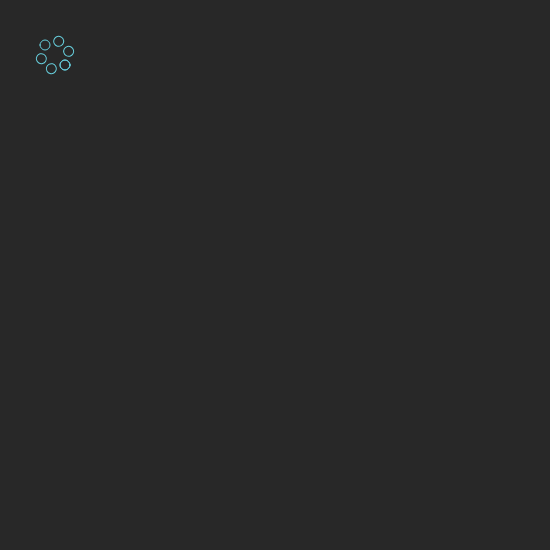
Frame 1 (no input)
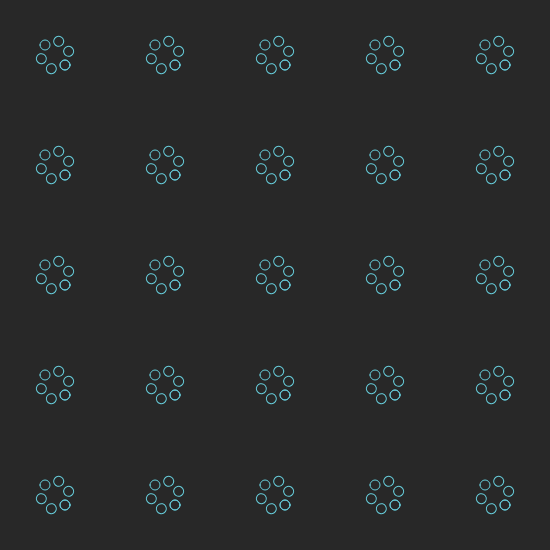
Frame 60 (no input)
Frame 120 (the mouse pressed at the canvas centre since frame 60): identical to frame 60, image omitted

The p5.js sketch that drew these frames (run headless with seeded random() and noise() and a simulated clock; from frame 60 on, the mouse is pressed at the canvas centre):

// p5.js sketch
// ── sketch.js
//2=3

let timer = 0;
let y;
function setup() {
  createCanvas(550, 550);
  background(40);
}

function draw() {
  //background(220);
  timer++;
  //push(); //1  omg我又懂了，就是他也是在上一次的基础上translate
  //for (i = 0; i < 25; i = i + 1) {
    push() //3
    if (timer < 26) {
      y = timer - 1;
      //push(); //2
      translate(55 + 110 * (y - floor(y / 5) * 5), 55 + floor(y / 5) * 110);
      stroke(103, 206, 220);
      noFill();
      pattern();
      circle(10, 10, 10);
      //pop(); //2
    //}
    pop() //3
  }
  //pop(); //1
}

function pattern() {
  //push() //4
  for (d = 0; d < 6; d++) {
    push() //5
    rotate((d * PI) / 3);
    //fill(40 * d);
    circle(10, 10, 10);
    
   //text(d,20+3*d,20+3*d)
    //console.log(d)
    pop() //5
  }
  //pop() //4.   /////好的这里我懂了，因为会在上一次的基础上成倍的rotate，因为forloop会走完再进行loop之外的code
}
